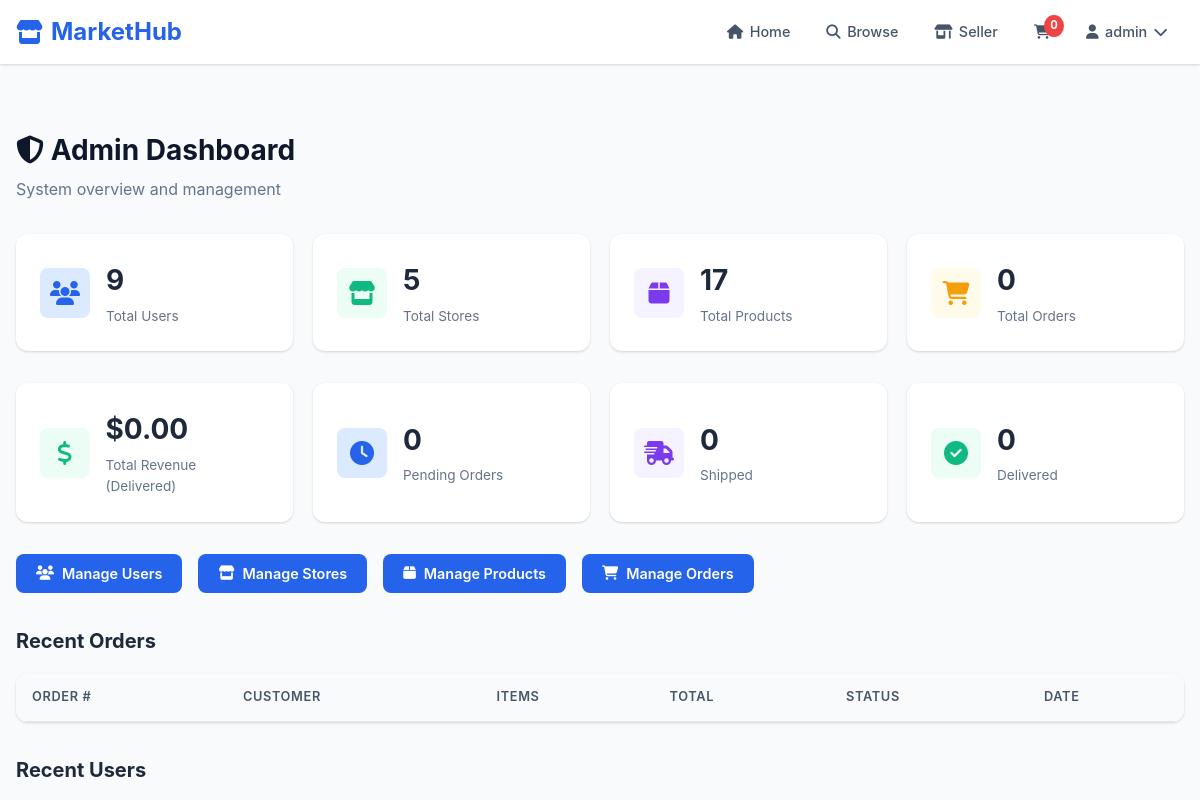
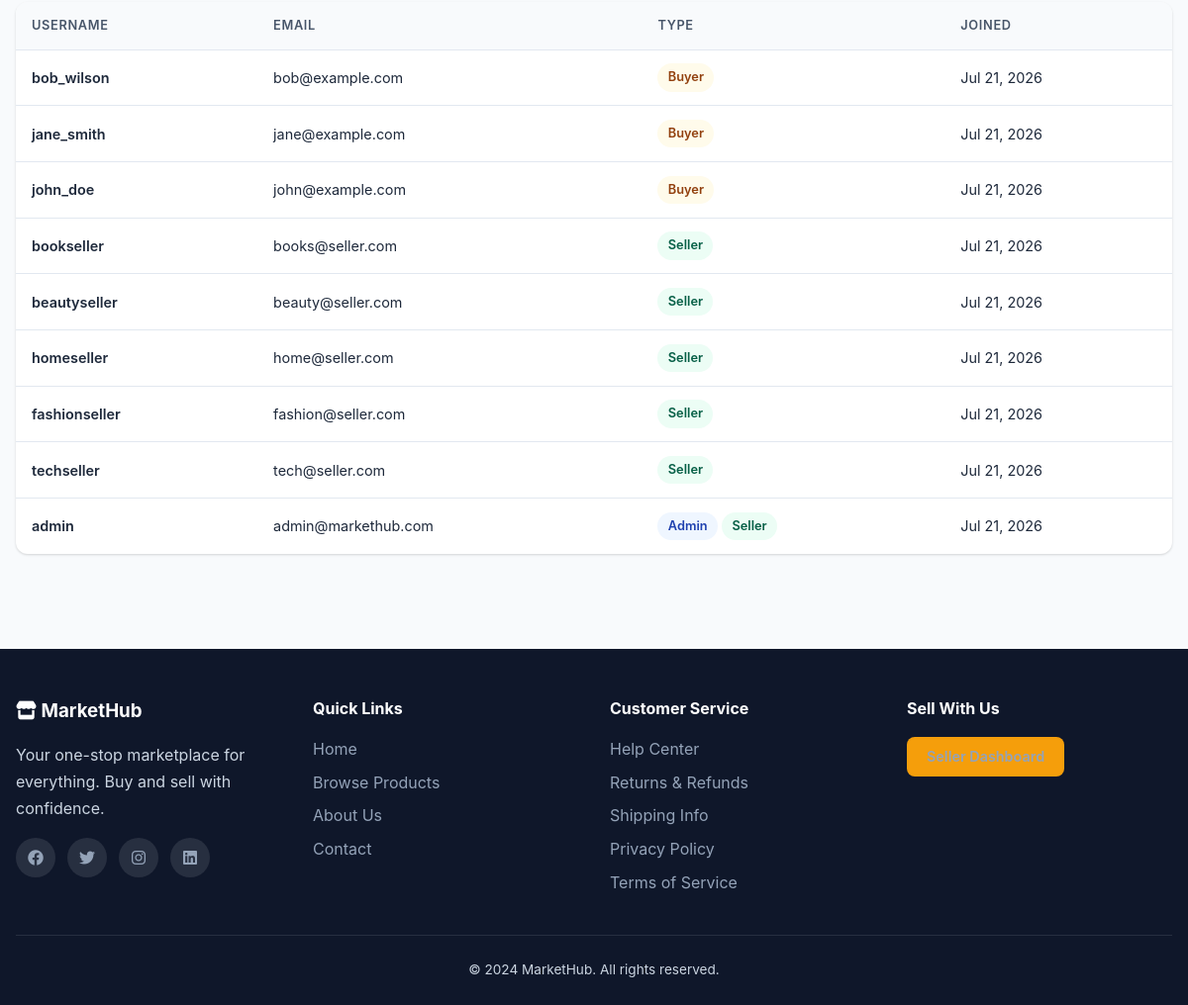
The page /admin/dashboard (signed in) on the database its author committed (2 pictures, top to bottom).
### app/models.py (models this page shows, shortened)
class User(db.Model, UserMixin):
    __tablename__ = 'users'
    id = db.Column(db.Integer, primary_key=True)
    username = db.Column(db.String(80), unique=True, nullable=False)
    email = db.Column(db.String(120), unique=True, nullable=False)
    password_hash = db.Column(db.String(128), nullable=False)
    full_name = db.Column(db.String(150))
    phone = db.Column(db.String(20))
    address = db.Column(db.Text)
    profile_image = db.Column(db.String(200), default='default.jpg')
    is_seller = db.Column(db.Boolean, default=False)
    is_admin = db.Column(db.Boolean, default=False)
    created_at = db.Column(db.DateTime, default=datetime.utcnow)
    cart_items = db.relationship('CartItem', backref='user', lazy=True, cascade='all, delete-orphan')
    orders = db.relationship('Order', backref='customer', lazy=True)
    stores = db.relationship('Store', backref='owner', lazy=True)
    reviews = db.relationship('Review', backref='author', lazy=True)

### app/routes/admin.py (the view)
@admin_bp.route('/')
@admin_bp.route('/dashboard')
def dashboard():
    total_users = User.query.count()
    total_stores = Store.query.count()
    total_products = Product.query.count()
    total_orders = Order.query.count()
    total_revenue = db.session.query(db.func.sum(Order.total)).filter(
        Order.status == 'delivered'
    ).scalar() or 0
    recent_orders = Order.query.order_by(Order.created_at.desc()).limit(10).all()
    recent_users = User.query.order_by(User.created_at.desc()).limit(10).all()
    pending_orders = Order.query.filter_by(status='pending').count()
    processing_orders = Order.query.filter_by(status='processing').count()
    shipped_orders = Order.query.filter_by(status='shipped').count()
    delivered_orders = Order.query.filter_by(status='delivered').count()
    cancelled_orders = Order.query.filter_by(status='cancelled').count()
    return render_template('admin/dashboard.html',
                           total_users=total_users, total_stores=total_stores,
                           total_products=total_products, total_orders=total_orders,
                           total_revenue=total_revenue, recent_orders=recent_orders,
                           recent_users=recent_users,
                           pending_orders=pending_orders, processing_orders=processing_orders,
                           shipped_orders=shipped_orders, delivered_orders=delivered_orders,
                           cancelled_orders=cancelled_orders,
                           title='Admin Dashboard')

### app/models.py (called while the page is built)
@login_manager.user_loader
def load_user(user_id):
    return User.query.get(int(user_id))

### app/routes/admin.py (called while the page is built)
@admin_bp.before_request
@login_required
def check_admin():
    if not current_user.is_admin:
        flash('Admin access required.', 'danger')
        return redirect(url_for('main.home'))

### app/templates/admin/dashboard.html (shortened to what this page needs)
{% extends "base.html" %}
{% block content %}
<div class="section">
    <div class="section-container">
        <h1 class="section-title"><i class="fas fa-shield-alt"></i> Admin Dashboard</h1>
        <p class="section-subtitle" style="margin-bottom: 2rem;">System overview and management</p>
        <div class="dashboard-grid">
            <div class="stat-card">
                <div class="stat-icon blue"><i class="fas fa-users"></i></div>
                <div class="stat-info">
                    <h3>{{ total_users }}</h3>
                    <p>Total Users</p>
                </div>
            </div>
            <div class="stat-card">
                <div class="stat-icon green"><i class="fas fa-store"></i></div>
                <div class="stat-info">
                    <h3>{{ total_stores }}</h3>
                    <p>Total Stores</p>
                </div>
            </div>
            <div class="stat-card">
                <div class="stat-icon purple"><i class="fas fa-box"></i></div>
                <div class="stat-info">
                    <h3>{{ total_products }}</h3>
                    <p>Total Products</p>
                </div>
            </div>
            <div class="stat-card">
                <div class="stat-icon orange"><i class="fas fa-shopping-cart"></i></div>
                <div class="stat-info">
                    <h3>{{ total_orders }}</h3>
                    <p>Total Orders</p>
                </div>
            </div>
        </div>
        <div class="dashboard-grid">
            <div class="stat-card">
                <div class="stat-icon green"><i class="fas fa-dollar-sign"></i></div>
                <div class="stat-info">
                    <h3>${{ "%.2f"|format(total_revenue) }}</h3>
                    <p>Total Revenue (Delivered)</p>
                </div>
            </div>
            <div class="stat-card">
                <div class="stat-icon blue"><i class="fas fa-clock"></i></div>
                <div class="stat-info">
                    <h3>{{ pending_orders }}</h3>
                    <p>Pending Orders</p>
                </div>
            </div>
            <div class="stat-card">
                <div class="stat-icon purple"><i class="fas fa-shipping-fast"></i></div>
                <div class="stat-info">
                    <h3>{{ shipped_orders }}</h3>
                    <p>Shipped</p>
                </div>
            </div>
            <div class="stat-card">
                <div class="stat-icon green"><i class="fas fa-check-circle"></i></div>
                <div class="stat-info">
                    <h3>{{ delivered_orders }}</h3>
                    <p>Delivered</p>
                </div>
            </div>
        </div>
        <div style="display: flex; gap: 1rem; flex-wrap: wrap; margin-bottom: 2rem;">
            <a href="{{ url_for('admin.users') }}" class="btn btn-primary"><i class="fas fa-users"></i> Manage Users</a>
            <a href="{{ url_for('admin.stores') }}" class="btn btn-primary"><i class="fas fa-store"></i> Manage Stores</a>
            <a href="{{ url_for('admin.products') }}" class="btn btn-primary"><i class="fas fa-box"></i> Manage Products</a>
            <a href="{{ url_for('admin.orders') }}" class="btn btn-primary"><i class="fas fa-shopping-cart"></i> Manage Orders</a>
        </div>
        <h2 style="font-size: 1.25rem; font-weight: 700; margin-bottom: 1rem;">Recent Orders</h2>
        <div class="table-container">
            <table>
                <thead>
                    <tr>
                        <th>Order #</th>
                        <th>Customer</th>
                        <th>Items</th>
                        <th>Total</th>
                        <th>Status</th>
                        <th>Date</th>
                    </tr>
                </thead>
            </table>
        </div>
        <h2 style="font-size: 1.25rem; font-weight: 700; margin: 2rem 0 1rem;">Recent Users</h2>
        <div class="table-container">
            <table>
                <thead>
                    <tr>
                        <th>Username</th>
                        <th>Email</th>
                        <th>Type</th>
                        <th>Joined</th>
                    </tr>
                </thead>
                <tbody>
                    {% for user in recent_users %}
                    <tr>
                        <td style="font-weight: 600;">{{ user.username }}</td>
                        <td>{{ user.email }}</td>
                        <td>
                            {% if user.is_admin %}
                            <span class="status-badge status-processing">Admin</span>
                            {% endif %}
                            {% if user.is_seller %}
                            <span class="status-badge status-delivered">Seller</span>
                            {% endif %}
                            {% if not user.is_admin and not user.is_seller %}
                            <span class="status-badge status-pending">Buyer</span>
                            {% endif %}
                        </td>
                        <td>{{ user.created_at.strftime('%b %d, %Y') }}</td>
                    </tr>
                    {% endfor %}
                </tbody>
            </table>
        </div>
    </div>
</div>
{% endblock %}

### app/templates/base.html (shortened to what this page needs)
<!DOCTYPE html>
<html lang="en">
<head>
    <link rel="stylesheet" href="https://cdnjs.cloudflare.com/ajax/libs/font-awesome/6.4.0/css/all.min.css">
    <link rel="stylesheet" href="{{ url_for('static', filename='css/style.css') }}">
</head>
<body>
    <nav class="navbar">
        <div class="nav-container">
            <a href="{{ url_for('main.home') }}" class="nav-brand">
                <i class="fas fa-store"></i> MarketHub
            </a>
            <div class="nav-menu" id="navMenu">
                <ul class="nav-links">
                    <li><a href="{{ url_for('main.home') }}" class="nav-link"><i class="fas fa-home"></i> Home</a></li>
                    <li><a href="{{ url_for('products.browse') }}" class="nav-link"><i class="fas fa-search"></i> Browse</a></li>
                    {% if current_user.is_authenticated %}
                        {% if current_user.is_seller %}
                        <li><a href="{{ url_for('seller.dashboard') }}" class="nav-link"><i class="fas fa-store-alt"></i> Seller</a></li>
                        {% endif %}
                        <li><a href="{{ url_for('cart.view_cart') }}" class="nav-link cart-link">
                            <i class="fas fa-shopping-cart"></i>
                            <span class="cart-badge" id="cartCount">0</span>
                        </a></li>
                        <li class="nav-dropdown">
                            <a href="#" class="nav-link dropdown-toggle">
                                <i class="fas fa-user"></i> {{ current_user.username }} <i class="fas fa-chevron-down"></i>
                            </a>
                        </li>
                    {% else %}
                        <li><a href="{{ url_for('auth.login') }}" class="nav-link"><i class="fas fa-sign-in-alt"></i> Login</a></li>
                        <li><a href="{{ url_for('auth.register') }}" class="nav-link btn-nav-primary"><i class="fas fa-user-plus"></i> Register</a></li>
                    {% endif %}
                </ul>
            </div>
        </div>
    </nav>
    <div class="flash-container">
    </div>
    <main class="main-content">
        {% block content %}{% endblock %}
    </main>
    <footer class="footer">
        <div class="footer-container">
            <div class="footer-grid">
                <div class="footer-section">
                    <h3><i class="fas fa-store"></i> MarketHub</h3>
                    <p>Your one-stop marketplace for everything. Buy and sell with confidence.</p>
                    <div class="social-links">
                        <a href="#" aria-label="Facebook"><i class="fab fa-facebook"></i></a>
                        <a href="#" aria-label="Twitter"><i class="fab fa-twitter"></i></a>
                        <a href="#" aria-label="Instagram"><i class="fab fa-instagram"></i></a>
                        <a href="#" aria-label="LinkedIn"><i class="fab fa-linkedin"></i></a>
                    </div>
                </div>
                <div class="footer-section">
                    <h4>Quick Links</h4>
                    <ul>
                        <li><a href="{{ url_for('main.home') }}">Home</a></li>
                        <li><a href="{{ url_for('products.browse') }}">Browse Products</a></li>
                        <li><a href="{{ url_for('main.about') }}">About Us</a></li>
                        <li><a href="{{ url_for('main.contact') }}">Contact</a></li>
                    </ul>
                </div>
                <div class="footer-section">
                    <h4>Customer Service</h4>
                    <ul>
                        <li><a href="#">Help Center</a></li>
                        <li><a href="#">Returns & Refunds</a></li>
                        <li><a href="#">Shipping Info</a></li>
                        <li><a href="#">Privacy Policy</a></li>
                        <li><a href="#">Terms of Service</a></li>
                    </ul>
                </div>
                <div class="footer-section">
                    <h4>Sell With Us</h4>
                    {% if current_user.is_authenticated and current_user.is_seller %}
                        <a href="{{ url_for('seller.dashboard') }}" class="btn btn-accent">Seller Dashboard</a>
                    {% else %}
                        <a href="#" class="btn btn-accent" onclick="becomeSeller(event)">Start Selling</a>
                    {% endif %}
                </div>
            </div>
            <div class="footer-bottom">
                <p>&copy; 2024 MarketHub. All rights reserved.</p>
            </div>
        </div>
    </footer>
</body>
</html>

### rows shown on the page
User: username "admin", email "admin@markethub.com", is_admin "Admin", is_seller "Seller", created_at "Jul 21, 2026"
User: username "bob_wilson", email "bob@example.com", is_admin "Buyer", created_at "Jul 21, 2026"
User: username "jane_smith", email "jane@example.com", is_admin "Buyer", created_at "Jul 21, 2026"
User: username "john_doe", email "john@example.com", is_admin "Buyer", created_at "Jul 21, 2026"
User: username "bookseller", email "books@seller.com", is_seller "Seller", created_at "Jul 21, 2026"
User: username "beautyseller", email "beauty@seller.com", is_seller "Seller", created_at "Jul 21, 2026"
User: username "homeseller", email "home@seller.com", is_seller "Seller", created_at "Jul 21, 2026"
User: username "fashionseller", email "fashion@seller.com", is_seller "Seller", created_at "Jul 21, 2026"
User: username "techseller", email "tech@seller.com", is_seller "Seller", created_at "Jul 21, 2026"

### other values the page prints
{{ total_users }} "9"
{{ total_stores }} "5"
{{ total_products }} "17"
{{ total_orders }} "0"
{{ "%.2f"|format(total_revenue) }} "0.00"
{{ pending_orders }} "0"
{{ shipped_orders }} "0"
{{ delivered_orders }} "0"
